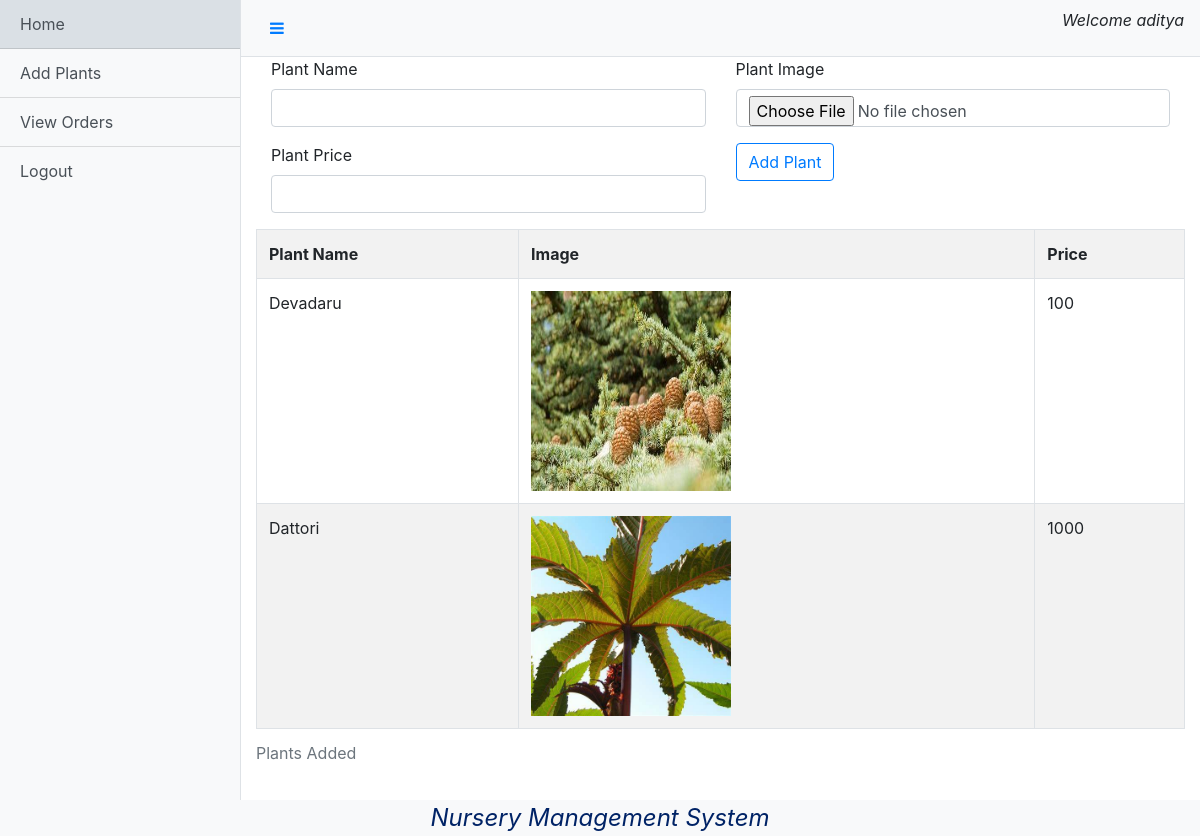
/nursery/addPlants (signed in), run on the app's committed database.
### base/models.py (models this page shows)
class User(AbstractUser):
    account_type = models.CharField(max_length=10,choices=(("Nursery","Nursery"),("Customer","Customer")))

### nursery/models.py (models this page shows)
class Plant(models.Model):
    name=models.CharField(max_length=200)
    image=models.ImageField(upload_to='plant_pics')
    price=models.IntegerField()
    created_by=models.ForeignKey(User,on_delete=models.CASCADE)

### nursery/views.py (the view, shortened to what this page needs)
# urls.py: path('addPlants',views.addPlants,name="addPlants"),
def addPlants(request):
    obj = Plant.objects.filter(created_by=request.user)
    return render(request,"nursery/addPlants.html",{'obj':obj})

### templates/nursery/addPlants.html (shortened to what this page needs)
{%extends "nursery/dashboard.html"%}
{%block content%}
<form action="/nursery/addPlants" method="POST" enctype="multipart/form-data">
    <div class="container">
        <div class="row form-group">
            <div class="col-sm">
                <label for="Name">Plant Name</label>
                <input type="text" name="name" class="form-control" id="Name" required>
            </div>
            <div class="col-sm">
                <label for="Image">Plant Image</label>
                <input type="file" name="image" class="form-control" id="Image" required>
            </div>
        </div>
        <div class="row form-group">
            <div class="col-sm">
                <label for="Price">Plant Price</label>
                <input type="number" name="price" class="form-control" id="Price" required>
            </div>
            <div class="col-sm">
                <input type="submit" class="btn btn-outline-primary" value="Add Plant">
            </div>
        </div>
    </div>
</form>
<table class="table table-striped table-bordered table-hover">
    <caption>Plants Added</caption>
    <tr>
        <th>Plant Name</th>
        <th>Image</th>
        <th>Price</th>
    </tr>
    {%for item in obj%}
    <tr>
        <td>{{item.name}}</td>
        <td><img src="{{item.image.url}}" width="200" height="200" alt="Image"></td>
        <td>{{item.price}}</td>
    </tr>
    {%endfor%}
</table>
{%endblock%}

### templates/nursery/dashboard.html (shortened to what this page needs)
{%load static%}
<!DOCTYPE html>
<html lang="en">
<head>
    <link rel="stylesheet" href="https://stackpath.bootstrapcdn.com/bootstrap/4.5.2/css/bootstrap.min.css">
    <link rel="stylesheet" href="https://cdnjs.cloudflare.com/ajax/libs/font-awesome/4.7.0/css/font-awesome.min.css">
    <link rel="stylesheet" href="{% static 'dashboard.css' %}">
</head>
<body>
  <div class="d-flex" id="wrapper">
    <div class="bg-light border-right" id="sidebar-wrapper">
      <div class="list-group list-group-flush">
        <a href="/nursery/dashboard" class="list-group-item list-group-item-action bg-light">Home</a>
        <a href="/nursery/addPlants" class="list-group-item list-group-item-action bg-light">Add Plants</a>
        <a href="/nursery/viewOrder" class="list-group-item list-group-item-action bg-light">View Orders</a>
        <a href="/logout" class="list-group-item list-group-item-action bg-light">Logout</a>
      </div>
    </div>
    <div id="page-content-wrapper">
      <nav class="navbar navbar-expand-lg navbar-light bg-light border-bottom">
        <button class="btn btn-link" id="menu-toggle"><i class="fa fa-bars" aria-hidden="true"></i></button>
        <p class="justify-content-end ml-auto" style="font-style: oblique;">Welcome {{request.user.username}}</p>
      </nav>
      <div class="container-fluid">
            {%block content%}
            {%endblock%}
      </div>
    </div>
  </div>
  <div class="footer obq bg-light">
    Nursery Management System
  </div>
</body>
</html>

### static/dashboard.css (style rules this page uses)
#wrapper { overflow-x: hidden; }
#sidebar-wrapper { min-height: 100vh; margin-left: -15rem; -webkit-transition: margin .25s ease-out; -moz-transition: margin .25s ease-out; -o-transition: margin .25s ease-out; transition: margin .25s ease-out; }
.footer { font-weight: 400; font-size: 1.3em; left: 0; bottom: 0; width: 100%; color: #002366; text-align: center; }
#sidebar-wrapper .list-group { width: 15rem; }
#page-content-wrapper { min-width: 100vw; }
@media (min-width: 768px) { #sidebar-wrapper { margin-left: 0; } }
@media (min-width: 768px) { #page-content-wrapper { min-width: 0; width: 100%; } }
.obq { font-style: oblique; font-size: 1.5em; text-align:center; }

### data on the page
User: user.username "aditya"
Plant: name "Devadaru", image (picture), price "100"
Plant: name "Dattori", image (picture), price "1000"
